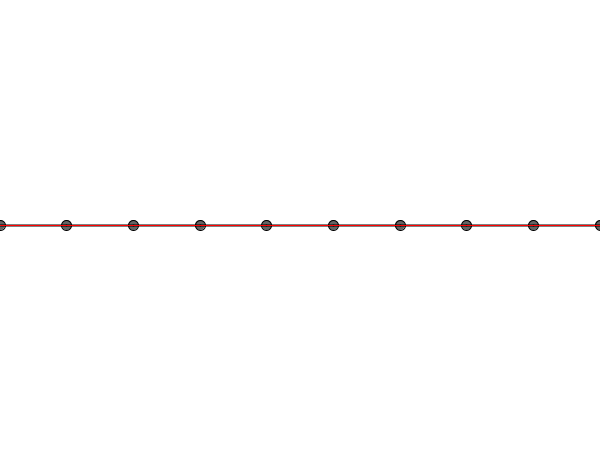
Frame 1 (no input)
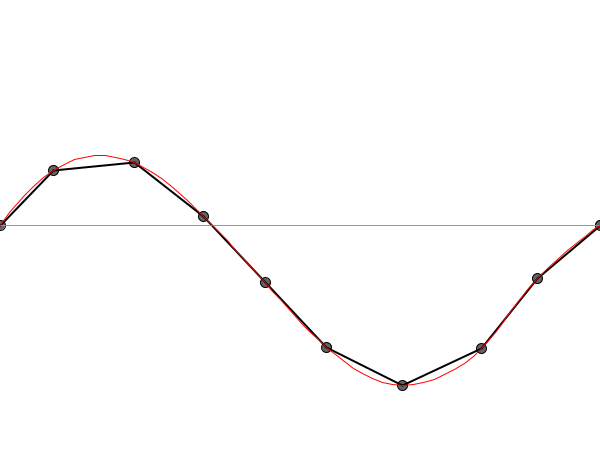
Frame 60 (the mouse pressed at the canvas centre just before this capture)
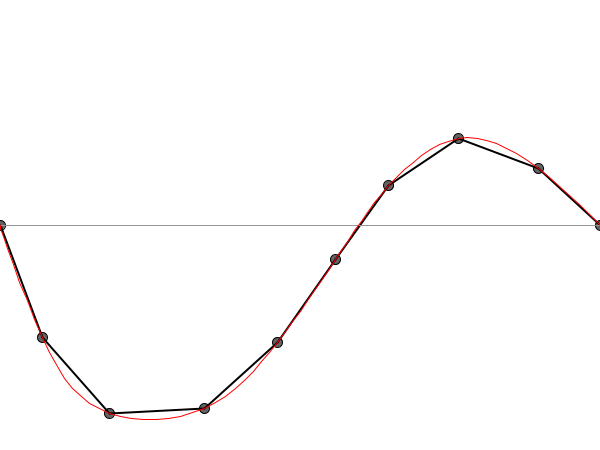
Frame 120 (the mouse held since frame 60 and released just before this capture)

The Processing sketch that drew these frames (run headless with seeded random() and noise(); from frame 60 on, the mouse is pressed at the canvas centre):

// Processing sketch: processing_103500
// ── processing_103500.pde

/*
 * Copyright (c) 2013 Thomas Sanchez Lengeling
 * 
 *  Codigo Generativo    codigenerativo.com
 * 
 * This library is free software; you can redistribute it and/or modify it under
 * the terms of the GNU Lesser General Public License as published by the Free
 * Software Foundation; either version 2.1 of the License, or (at your option)
 * any later version.
 * 
 * http://creativecommons.org/licenses/LGPL/2.1/
 * 
 * This library is distributed in the hope that it will be useful, but WITHOUT
 * ANY WARRANTY; without even the implied warranty of MERCHANTABILITY or FITNESS
 * FOR A PARTICULAR PURPOSE. See the GNU Lesser General Public License for more
 * details.
 * 
 * You should have received a copy of the GNU Lesser General Public License
 * along with this library; if not, write to the Free Software Foundation, Inc.,
 * 51 Franklin St, Fifth Floor, Boston, MA 02110-1301 USA
 */

Physics physics;
Chords chords;

void setup(){
  size(600, 450);
  smooth();
  
  physics = new Physics();
  chords = new Chords(physics);
}

void draw(){
  background(255);
  
  physics.update();
  physics.drawPhysics();
  
  chords.display();
  chords.update();
  
  if(chords.moveMouseEnd){
   chords.setEndPos(mouseX, mouseY); 
  }
}


void keyPressed(){
 if(key == 'a'){
  
 }
 if(key == 's'){
  chords.moveEnd();
 } 
 
  
}
class Chords {
  Particle end;
  Particle start;

  int mSteps;
  float t;
  float amp;

  Physics physics;

  ArrayList p; //Particles
  ArrayList s; //Springs

  boolean moveMouseEnd;

  Chords(Physics physics) {
    this.physics = physics;

    mSteps = 10;
    t    = 0.0;
    amp  = 6.0;
    moveMouseEnd = false;

    float x1 = 0;
    float y1 = height/2.0;
    float x2 = width;
    float y2 = height/2.0;

    start = new Particle(x1, y1);
    end   = new Particle(x2, y2);

    start.makeLocked();
    end.makeLocked();

    p  =  new ArrayList();
    s  =  new ArrayList();

    p.add(physics.makeParticle(start));
    for (int i = 1; i < (mSteps - 1); i++) {
      float px =  lerp(x1, x2, i/(float)(mSteps-1));
      float py =  lerp(y1, y2, i/(float)(mSteps - 1));
      p.add(physics.makeParticle( new Particle(px, py) ));
    }
    p.add(physics.makeParticle(end));

    float d= dist(x1, y1, x2, y2)/(float)(mSteps-1);

    for (int i = 0; i < (mSteps - 1); i++) {
      Particle p1 = (Particle)p.get(i);
      Particle p2 = (Particle)p.get(i+1);

      s.add( physics.makeSpring( new Spring(p1, p2, d)));
    }
  }


  void display() {

    strokeWeight(1);
    stroke(150);
    beginShape();
    vertex(start.getX(), start.getY());
    vertex(end.getX(), end.getY());
    endShape();


    ArrayList handles = new ArrayList();
    beginShape();
    for (int i = 0; i < mSteps; i++) {
      Particle pa = (Particle)p.get(i);
      //vertex(pa.getX(), pa.getY());
      //pa.update();
      handles.add( new PVector(pa.getX(), pa.getY()));
    }
    endShape();

    Spline2D spline=new Spline2D(handles);
    ArrayList vertices=spline.computeVertices(8);

    stroke(255, 0, 0);
    noFill();
    beginShape();
    for (int i=0; i < vertices.size();i++ ) {
      PVector v = (PVector)vertices.get(i);
      vertex(v.x, v.y);
    }
    endShape();
  }

  void update() {

    float x1=start.getX();
    float x2=end.getX();
    float y1=start.getY();
    float y2=end.getY();

    t+=1/24.0;
    float angle=PI+atan2(y2-y1, x2-x1 );

    for (int i = 1 ; i < (mSteps - 1); i++) {
      Particle p1 = (Particle)p.get(i);
      float x = amp*cos(i*0.5+t)*sin(angle);
      float y = amp*sin(i*0.5+t)*cos(angle);
      p1.position().add(x, y, 0.0);
    }

    float d = dist(x1, y1, x2, y2)/(float)(mSteps-1);
    for (int i = 1; i < (mSteps-1); i++) {
      Spring ss = (Spring)s.get(i);
      float rest = d;
      ss.setRestLength(rest);
    }
  }

  void setEndPos(float x, float y) {
    end.setPos(x, y);
  }

  void moveEnd() {
    moveMouseEnd = !moveMouseEnd;
    if(!moveMouseEnd){
      end.setPos(width, height/2.0);
    }
  }
}

class Particle {
  PVector pos;
  PVector velocity;
  PVector acceleration;
  float  mass;

  float damping;
  
  boolean free;

  Particle(float x, float y) {
    this.pos = new PVector(x, y);
    this.velocity = new PVector();
    this.acceleration = new PVector(0, 0.0);
    this.free = true;
    this.damping = 0.93;
    this.mass = 10;
  }

  void update() {
    if(free){
      velocity.add(acceleration);
      velocity.mult(damping);
      pos.add(velocity);
      acceleration.mult(0);
    }
  }
  
  void makeFree(){
    free = true;
  }
  
  void makeLocked(){
    free = false;
  }

  void applyForce(PVector force) {
    PVector f = force.get();
    f.div(mass);
    acceleration.add(f);
  }
  
  void drawParticle(){
    stroke(0);
    fill(100);
    ellipse(pos.x, pos.y, 10, 10);
  }
  
  float getX(){
    return pos.x;
  }
  
  float getY(){
    return pos.y;
  }
  
  PVector position(){
    return pos;
  }
  
  void setPos(float x, float y){
    pos.set(x, y);
  }
  
}

class ParticleManager {
  ArrayList mParticles;

  ParticleManager() {
    this.mParticles = new ArrayList<Particle>();
  }

  void add(Particle p ) {
    mParticles.add(p);
  }

  void update() {
    for (int i = 0; i < mParticles.size(); i++) {
      Particle p =  (Particle)mParticles.get(i);
      p.update();
    }
  }

  void drawParticles() {
    for (int i = 0; i < mParticles.size(); i++) {
      Particle p =  (Particle)mParticles.get(i);
      p.drawParticle();
    }
  }
  
}

class Physics {
  ParticleManager particles;
  SpringManager   springs;

  Physics() {
    this.particles = new ParticleManager();
    this.springs   = new SpringManager();
  }

  void update() {
    particles.update();
    springs.update();
  }

  void drawPhysics() {
    particles.drawParticles();
    springs.drawSprings();
  }

  void addParticle(Particle p) {
    particles.add(p);
  }

  void addSpring(Spring s) {
    springs.add(s);
  }

  Particle makeParticle(Particle p) {
    particles.add(p);
    return p;
  }

  Spring makeSpring(Spring s) {
    springs.add(s); 
    return s;
  }
}


/*
 * Copyright (c) 2007 Karsten Schmidt
 * 
 * This library is free software; you can redistribute it and/or modify it under
 * the terms of the GNU Lesser General Public License as published by the Free
 * Software Foundation; either version 2.1 of the License, or (at your option)
 * any later version.
 * 
 * http://creativecommons.org/licenses/LGPL/2.1/
 * 
 * This library is distributed in the hope that it will be useful, but WITHOUT
 * ANY WARRANTY; without even the implied warranty of MERCHANTABILITY or FITNESS
 * FOR A PARTICULAR PURPOSE. See the GNU Lesser General Public License for more
 * details.
 * 
 * You should have received a copy of the GNU Lesser General Public License
 * along with this library; if not, write to the Free Software Foundation, Inc.,
 * 51 Franklin St, Fifth Floor, Boston, MA 02110-1301 USA
 */

class Spline2D {

  PVector[] vpoints;

  ArrayList<PVector> pointList = new ArrayList<PVector>();

  ArrayList<PVector> vertices;

  BernsteinPolynomial bernstein;

  PVector[] delta;

  PVector[] coeffA;

  float[] bi;

  float tightness;

  float invTightness;

  int numP;

  /**
   * @param rawPoints
   *            list of control point vectors
   */
  public Spline2D(ArrayList<PVector> rawPoints) {
    this( rawPoints, null, 0.25);
  }

  /**
   * @param rawPoints
   *            list of control point vectors
   * @param b
   *            predefined Bernstein polynomial (good for reusing)
   * @param tightness
   *            default curve tightness used for the interpolated vertices
   *            {@linkplain #setTightness(float)}
   */
  public Spline2D(ArrayList<PVector> rawPoints, BernsteinPolynomial b, 
  float tightness) {
    pointList.addAll(rawPoints);
    bernstein = b;
    setTightness(tightness);
  }

  public Spline2D add(float px, float py) {
    return add(new PVector(px, py));
  }

  /**
   * Adds the given point to the list of control points.
   * 
   * @param p
   * @return itself
   */
  public Spline2D add(PVector p) {
    pointList.add(p);
    return this;
  }

  /**
   * <p>
   * Computes all curve vertices based on the resolution/number of
   * subdivisions requested. The higher, the more vertices are computed:
   * </p>
   * <p>
   * <strong>(number of control points - 1) * resolution + 1</strong>
   * </p>
   * <p>
   * Since version 0014 the automatic placement of the curve handles can also
   * be manipulated via the {@linkplain #setTightness(float)} method.
   * </p>
   * 
   * @param res
   *            the number of vertices to be computed per segment between
   *            original control points (incl. control point always at the
   *            start of each segment)
   * @return list of Vec2D vertices along the curve
   */
  public ArrayList<PVector> computeVertices(int res) {
    updateCoefficients();

    res++;
    if (bernstein == null || bernstein.resolution != res) {
      bernstein = new BernsteinPolynomial(res);
    }
    if (vertices == null) {
      vertices = new ArrayList<PVector>();
    } 
    else {
      vertices.clear();
    }
    findCPoints();
    PVector deltaP = new PVector();
    PVector deltaQ = new PVector();
    res--;
    for (int i = 0; i < numP - 1; i++) {
      PVector p = vpoints[i];
      PVector q = vpoints[i + 1];
      deltaP.set(delta[i]);
      deltaP.add(p);
      deltaQ.set(q);
      deltaQ.sub(delta[i + 1]);
      for (int k = 0; k < res; k++) {
        float px =
          p.x * bernstein.b0[k] + deltaP.x * bernstein.b1[k]
          + deltaQ.x * bernstein.b2[k] + q.x
          * bernstein.b3[k];
        float py =
          p.y * bernstein.b0[k] + deltaP.y * bernstein.b1[k]
          + deltaQ.y * bernstein.b2[k] + q.y
          * bernstein.b3[k];
        vertices.add(new PVector(px, py));
      }
    }
    vertices.add(vpoints[vpoints.length - 1]);
    return vertices;
  }

  protected void findCPoints() {
    bi[1] = -tightness;
    coeffA[1].set( (vpoints[2].x - vpoints[0].x - delta[0].x) * tightness,
                    (vpoints[2].y - vpoints[0].y - delta[0].y) * tightness);

    for (int i = 2; i < numP - 1; i++) {
      bi[i] = -1 / (invTightness + bi[i - 1]);
      coeffA[i].set(-(vpoints[i + 1].x - vpoints[i - 1].x - coeffA[i - 1].x)* bi[i], 
          -1*(vpoints[i + 1].y - vpoints[i - 1].y - coeffA[i - 1].y)* bi[i]);
    }
    for (int i = numP - 2; i > 0; i--) {
      delta[i].set(coeffA[i].x + delta[i + 1].x * bi[i], 
          coeffA[i].y + delta[i + 1].y * bi[i]);
    }

  }

  /**
   * Sets the tightness for future curve interpolation calls. Default value is
   * 0.25. A value of 0.0 equals linear interpolation between the given curve
   * input points. Curve behaviour for values outside the 0.0 .. 0.5 interval
   * is unspecified and becomes increasingly less intuitive. Negative values
   * are possible too and create interesting results (in some cases).
   * 
   * @param tightness
   *            the tightness value used for the next call to
   *            {@link #computeVertices(int)}
   * @since 0014 (rev. 216)
   */
  void setTightness(float tightness) {
    this.tightness = tightness;
    this.invTightness = 1f / tightness;
    // return this;
  }

  public void updateCoefficients() {
    numP = pointList.size();
    if (vpoints == null || (vpoints != null && vpoints.length != numP)) {
      coeffA = new PVector[numP];
      delta = new PVector[numP];
      bi = new float[numP];
      for (int i = 0; i < numP; i++) {
        coeffA[i] = new PVector();
        delta[i] = new PVector();
      }
      setTightness(tightness);
    }
    vpoints =  ((ArrayList<PVector>)pointList).toArray(new PVector[0]);
  }
}

//BernsteinPolynomial
class BernsteinPolynomial {
  public float[] b0, b1, b2, b3;
  public int resolution;

  public BernsteinPolynomial(int res) {
    resolution = res;
    b0 = new float[res];
    b1 = new float[res];
    b2 = new float[res];
    b3 = new float[res];
    float t = 0;
    float dt = 1.0f / (resolution - 1);
    for (int i = 0; i < resolution; i++) {
      float t1  =  1 - t;
      float t12 = t1 * t1;
      float t2  =  t * t;
      b0[i] = t1 * t12;
      b1[i] = 3 * t * t12;
      b2[i] = 3 * t2 * t1;
      b3[i] = t * t2;
      t += dt;
    }
  }
}

class Spring {
  PVector anchor;

  float len;
  float k;

  Particle p1;
  Particle p2;

  Spring(Particle p1, Particle p2, float len) {
    this.p1 = p1;
    this.p2 = p2;
    this.len = len;
    k = 0.2;
  }

  void update() {
    PVector force = PVector.sub(p1.pos, p2.pos);
    float d  = force.mag();
    float strech  = d - len;
    force.normalize();
    force.mult(-1 * k * strech);
    p1.applyForce(force);
    force.mult(-1);
    p2.applyForce(force);
  }
  
  void setRestLength(float len){
   this.len = len; 
  }
  
  
  void drawSpring() {
    strokeWeight(2);
    stroke(0);
    line(p1.getX(), p1.getY(), p2.getX(), p2.getY());
  }

}

class SpringManager {
  ArrayList mSpring;

  SpringManager() {
    mSpring = new ArrayList<Spring>();
  }

  void add(Spring s ) {
    mSpring.add(s);
  }

  void update() {
    for (int i = 0; i < mSpring.size(); i++) {
      Spring s =  (Spring)mSpring.get(i);
      s.update();
    }
  }

  void drawSprings() {
    for (int i = 0; i < mSpring.size(); i++) {
      Spring s =  (Spring)mSpring.get(i);
      s.drawSpring();
    }
  }
}
